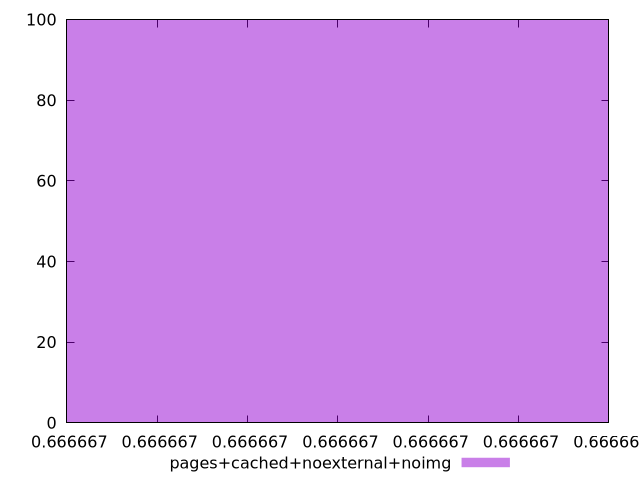

Reproduce this figure in gnuplot.
$_pagesCachedNoexternalNoimg <<EOF
0.6666666666666667 100
EOF
set key outside below
set terminal pngcairo
set output "report_00005_2020-11-02T22-26-11.212Z/uses-text-compression/pages+cached+noexternal+noimg//hist.png"
set yrange [0:100]
set boxwidth 6.052287179021177e-16
set style fill transparent solid 0.5 noborder
plot $_pagesCachedNoexternalNoimg title "pages+cached+noexternal+noimg" with boxes ,
